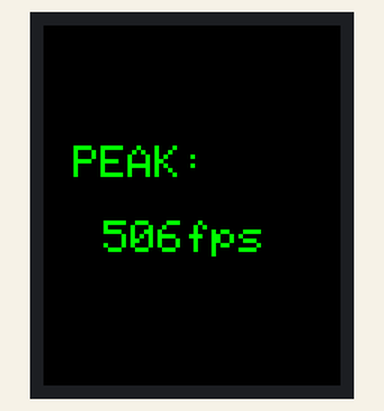
This program was run on a simulated ESP32-C3. On the bench: 198×240 colour display.

Above: at 9.4 s.

The program:

main.cpp
```cpp
// ST7789H2 198×240 — HW SPI Benchmark
// GPIO6→SCLK GPIO7→MOSI GPIO10→CS GPIO1→DC GPIO0→RST
#include <Arduino.h>
#include <Adafruit_GFX.h>
#include <Adafruit_ST7789.h>
#include <SPI.h>

#define TFT_CS   10
#define TFT_DC    1
#define TFT_RST   0
#define TFT_MOSI  7
#define TFT_SCLK  6

Adafruit_ST7789 tft = Adafruit_ST7789(TFT_CS, TFT_DC, TFT_MOSI, TFT_SCLK, TFT_RST);

unsigned long fc=0, lt=0, fps=0, best=0;
void tck(){fc++;if(millis()-lt>=1000){fps=fc;if(fps>best)best=fps;fc=0;lt=millis();}}
void show(const char*s){tft.setTextColor(0xFFFF);tft.setCursor(2,2);tft.print(s);tft.print(":");tft.print(fps);}

void ball(){tft.fillScreen(0x0000);int x=50,y=60,dx=3,dy=2,r=14;unsigned long t0=millis();
while(millis()-t0<3000){tft.fillCircle(x,y,r,0x0000);x+=dx;y+=dy;if(x<=r||x>=197-r)dx=-dx;if(y<=r||y>=239-r)dy=-dy;tft.fillCircle(x,y,r,0xF800);show("Ball");tck();}}

void stripes(){tft.fillScreen(0x0000);unsigned long t0=millis();int p=0;
while(millis()-t0<3000){for(int y=0;y<240;y++)tft.drawFastHLine(0,y,198,((y+p)&1)?0x07E0:0x001F);p++;show("Bar");tck();}}

void scroll(){tft.fillScreen(0x0000);unsigned long t0=millis();int x=200;
while(millis()-t0<3000){tft.fillScreen(0x0000);tft.setTextColor(0xFFE0);tft.setTextSize(3);tft.setCursor(x,90);tft.print("FAST!");x-=5;if(x<-100)x=198;show("Text");tck();}}

void setup(){
    tft.init(198,240,SPI_MODE3);tft.setRotation(0);tft.setTextSize(1);
    ball();stripes();scroll();
    tft.fillScreen(0x0000);tft.setTextColor(0x07E0);tft.setTextSize(3);
    tft.setCursor(20,80);tft.print("PEAK:");tft.setCursor(40,130);tft.print(best);tft.print("fps");
}
void loop(){delay(5000);}
```
